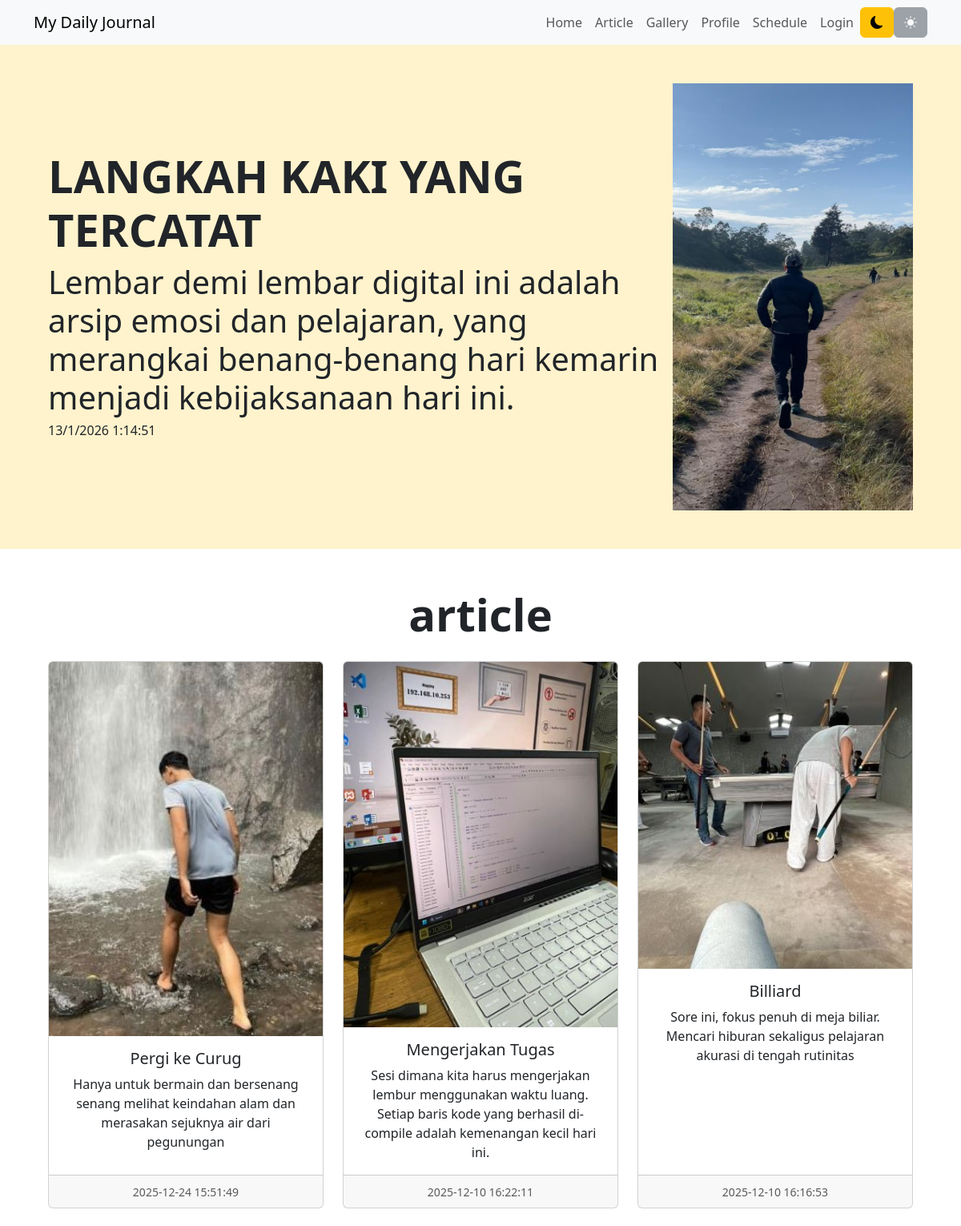
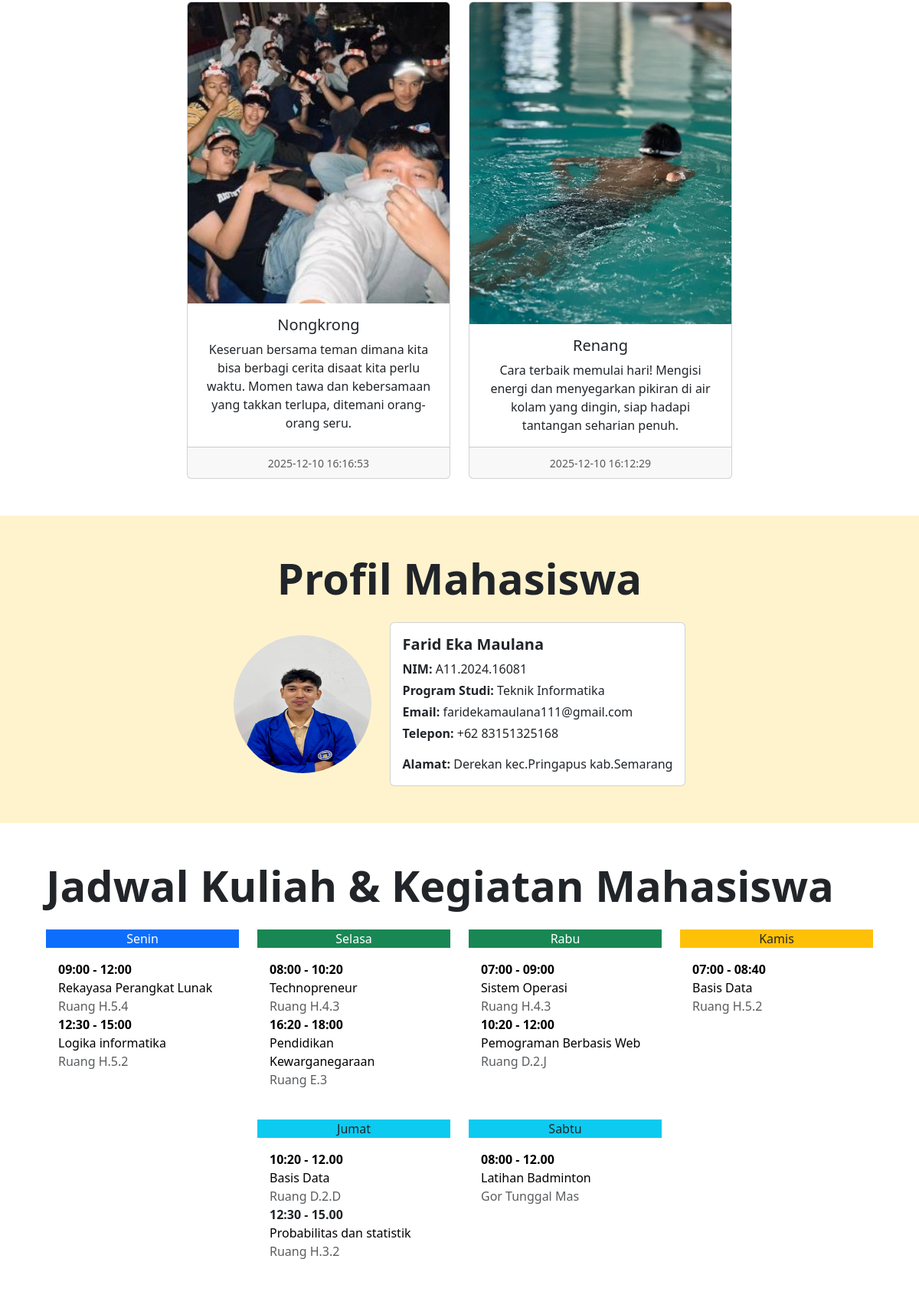
The page / (upper part) on the database its author committed (2 pictures, top to bottom).
### tables this page shows
CREATE TABLE `article` (
  `id` int(11) NOT NULL,
  `judul` text DEFAULT NULL,
  `isi` text DEFAULT NULL,
  `gambar` text DEFAULT NULL,
  `tanggal` datetime DEFAULT NULL,
  `username` varchar(50) DEFAULT NULL
);

### index.php (the view, shortened to what this page needs)
<?php
include "koneksi.php";
?>
<!doctype html>
<html lang="en">
  <head>
    <link rel="stylesheet" href="https://cdn.jsdelivr.net/npm/bootstrap-icons@1.13.1/font/bootstrap-icons.min.css">
    <link href="https://cdn.jsdelivr.net/npm/bootstrap@5.3.8/dist/css/bootstrap.min.css"
    rel="stylesheet"
    />
  </head>
  <body>
    <nav class="navbar navbar-expand-lg bg-light sticky-top">
      <div class="container">
        <a class="navbar-brand" href="#">My Daily Journal</a>
        <div class="collapse navbar-collapse" id="navbarSupportedContent">
          <ul class="navbar-nav ms-auto mb-2 mb-lg-0 text-dark">
            <li class="nav-item"><a class="nav-link" href="#">Home</a></li>
            <li class="nav-item"><a class="nav-link" href="#article">Article</a></li>
            <li class="nav-item"><a class="nav-link" href="#gallery">Gallery</a></li>
            <li class="nav-item"><a class="nav-link" href="#profile">Profile</a></li>
            <li class="nav-item"><a class="nav-link" href="#schedule">Schedule</a></li>
            <li class="nav-item"><a class="nav-link" href="log.php" target="_blank">Login</a></li>
          </ul>
          <button id="tombol-Gelap" class="btn btn-warning"><i class="bi bi-moon-fill"></i></button>
          <button id="tombol-Terang" class="btn btn-secondary"><i class="bi bi-sun-fill"></i></button>
        </div>
      </div>
    </nav>
    <section id="hero" class="change text-center p-5 bg-warning-subtle text-sm-start">
      <div class="container">
        <div class="d-sm-flex flex-sm-row-reverse align-items-center">
          <img src="img/gunung.jpg" class="img-fluid" width="300">
          <div>
            <h1 class="fw-bold display-4 ">LANGKAH KAKI YANG TERCATAT</h1>
            <h4 class="lead display-6 ">Lembar demi lembar digital ini adalah arsip emosi dan pelajaran, yang merangkai benang-benang hari kemarin menjadi kebijaksanaan hari ini.</h4>
            <h6>
              <span id="tanggal"></span>
              <span id="jam"></span>
            </h6>
          </div>
        </div>
      </div>
    </section>
<section id="article" class="text-center p-5">
  <div class="container">
    <h1 class="fw-bold display-4 pb-3">article</h1>
    <div class="row row-cols-1 row-cols-md-3 g-4 justify-content-center">
      <?php
      $sql = "SELECT * FROM article ORDER BY tanggal DESC";
      $hasil = $conn->query($sql);
      while($row = $hasil->fetch_assoc()){
      ?>
        <div class="col">
          <div class="card h-100">
            <img src="img/<?= $row["gambar"]?>" class="card-img-top" alt="..." />
            <div class="card-body">
              <h5 class="card-title"><?= $row["judul"]?></h5>
              <p class="card-text">
                <?= $row["isi"]?>
              </p>
            </div>
            <div class="card-footer">
              <small class="text-body-secondary">
                <?= $row["tanggal"]?>
              </small>
            </div>
          </div>
        </div>
        <?php
      }
      ?>
    </div>
  </div>
</section>
    <section id="profile" class="change p-5 bg-warning-subtle">
      <div class="container">
        <h1 class="fw-bold display-4 text-center pb-3">Profil Mahasiswa</h1>
        <div class="d-flex flex-column flex-md-row align-items-center justify-content-center">
          <img src="img/pas.jpeg" class="rounded-circle mb-3 mb-md-0 me-md-4" width="180" height="180" alt="Foto Profil">
          <div class="card change-a text-center text-md-start" style="max-width: 700px;">
            <div class="card-body">
              <h5 class="card-title fw-bold">Farid Eka Maulana</h5>
              <p class="card-text mb-1"><strong>NIM:</strong> A11.2024.16081</p>
              <p class="card-text mb-1"><strong>Program Studi:</strong> Teknik Informatika</p>
              <p class="card-text mb-1"><strong>Email:</strong> faridekamaulana111@gmail.com</p>
              <p class="card-text mb-3"><strong>Telepon:</strong> +62 83151325168</p>
              <p class="card-text"><strong>Alamat:</strong> Derekan kec.Pringapus kab.Semarang</p>
            </div>
          </div>
        </div>
      </div>
    </section>
    <section id="schedule" class="change text-center p-5">
      <div class="container">
        <h1 class="fw-bold display-4 pb-3 text-start">Jadwal Kuliah & Kegiatan Mahasiswa</h1>
        <div class="row row-cols-1 row-cols-md-4 g-4 justify-content-center">
         <div class="col">
            <div class="schedule-card">
              <div class="schedule-header bg-primary text-white">Senin</div>
              <div class="p-3 bg-white text-start">
                <div class="fw-bold text-black">09:00 - 12:00</div>
                <div class="text-black">Rekayasa Perangkat Lunak</div>
                <div class="text-muted">Ruang H.5.4</div>
                <div class="fw-bold text-black">12:30 - 15:00</div>
                <div class="text-black">Logika informatika</div>
                <div class="text-muted">Ruang H.5.2</div>
              </div>
            </div>
          </div>
          <div class="col">
            <div class="schedule-card">
              <div class="schedule-header bg-success text-white">Selasa</div>
              <div class="p-3 bg-white text-start">
                <div class="fw-bold text-black">08:00 - 10:20</div>
                <div class="text-black">Technopreneur</div>
                <div class="text-muted">Ruang H.4.3</div>
                <div class="fw-bold text-black">16:20 - 18:00</div>
                <div class="text-black">Pendidikan Kewarganegaraan</div>
                <div class="text-muted">Ruang E.3</div>
              </div>
            </div>
          </div>
           <div class="col">
            <div class="schedule-card">
              <div class="schedule-header bg-success text-white">Rabu</div>
              <div class="p-3 bg-white text-start">
                <div class="fw-bold text-black">07:00 - 09:00</div>
                <div class="text-black">Sistem Operasi</div>
                <div class="text-muted">Ruang H.4.3</div>
                <div class="fw-bold text-black">10:20 - 12:00</div>
                <div class="text-black">Pemograman Berbasis Web</div>
                <div class="text-muted">Ruang D.2.J</div>
              </div>
            </div>
          </div>
          <div class="col">
            <div class="schedule-card">
              <div class="schedule-header bg-warning text-dark">Kamis</div>
              <div class="p-3 bg-white text-start">
                <div class="fw-bold text-black">07:00 - 08:40</div>
                <div class="text-black">Basis Data</div>
                <div class="text-muted">Ruang H.5.2</div>
              </div>
            </div>
          </div>
          <div class="col">
            <div class="schedule-card">
              <div class="schedule-header bg-info text-dark">Jumat</div>
              <div class="p-3 bg-white text-start">
                <div class="fw-bold text-black">10:20 - 12.00</div>
                <div class="text-black">Basis Data</div>
                <div class="text-muted">Ruang D.2.D</div>
                <div class="fw-bold text">12:30 - 15.00</div>
                <div class="text-black">Probabilitas dan statistik</div>
                <div class="text-muted">Ruang H.3.2</div>
              </div>
            </div>
          </div>
                    <div class="col">
            <div class="schedule-card">
              <div class="schedule-header bg-info text-dark">Sabtu</div>
              <div class="p-3 bg-white text-start">
                <div class="fw-bold text-black">08:00 - 12.00</div>
                <div class="text-black">Latihan Badminton</div>
                <div class="text-muted">Gor Tunggal Mas</div>
              </div>
            </div>
          </div>
        </div>
      </div>
    </section>
  </body>
</html>

### rows shown on the page
article: gambar (picture), judul "Pergi ke Curug", isi "Hanya untuk bermain dan bersenang senang melihat keindahan alam dan merasakan sejuknya air dari pegunungan", tanggal "2025-12-24 15:51:49"
article: gambar (picture), judul "Mengerjakan Tugas", isi "Sesi dimana kita harus mengerjakan lembur menggunakan waktu luang. Setiap baris kode yang berhasil di-compile adalah kemenangan kecil hari ini.", tanggal "2025-12-10 16:22:11"
article: gambar (picture), judul "Billiard", isi "Sore ini, fokus penuh di meja biliar. Mencari hiburan sekaligus pelajaran akurasi di tengah rutinitas", tanggal "2025-12-10 16:16:53"
article: gambar (picture), judul "Nongkrong", isi "Keseruan bersama teman dimana kita bisa berbagi cerita disaat kita perlu waktu. Momen tawa dan kebersamaan yang takkan terlupa, ditemani orang-orang seru.", tanggal "2025-12-10 16:16:53"
article: gambar (picture), judul "Renang", isi "Cara terbaik memulai hari! Mengisi energi dan menyegarkan pikiran di air kolam yang dingin, siap hadapi tantangan seharian penuh.", tanggal "2025-12-10 16:12:29"
